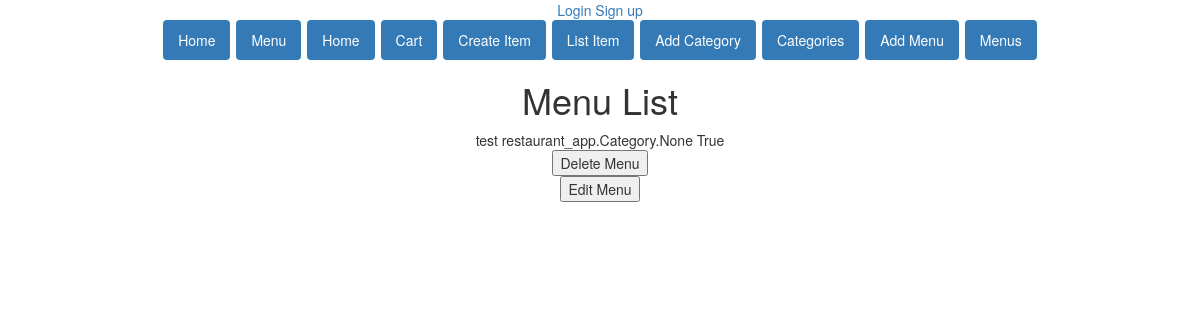
/menu_list/, run on an earlier commit of the app's database.
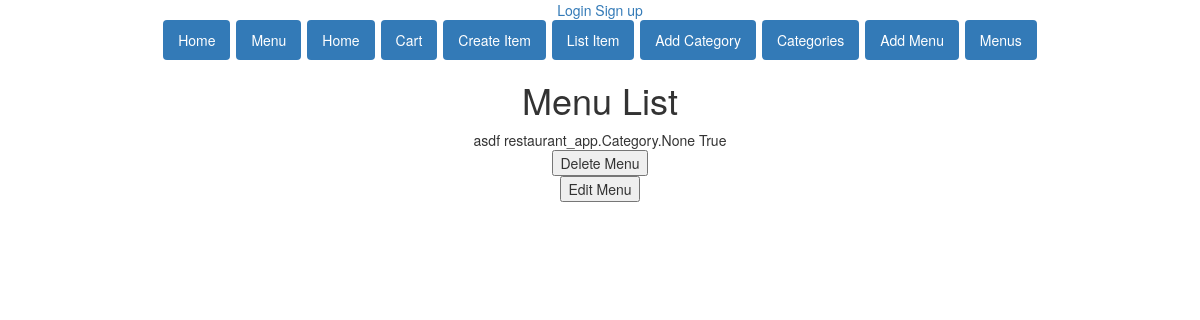
And on a later commit of the database.
### restaurant_app/models.py (models this page shows, shortened)
class Menu(models.Model):
    categories = models.ManyToManyField(Category)
    display = models.BooleanField()
    timestamp = models.DateTimeField(auto_now_add=True)
    name = models.CharField(max_length=30)

### restaurant_app/views.py (the view)
# urls.py: url(r'^menu_list/', MenuListView.as_view(template="menu_list.html"), name="menu_list"),
class MenuListView(ListView):
    model = Menu
    template = "menu_list.html"

### restaurant_app/templates/restaurant_app/menu_list.html (shortened to what this page needs)
{% extends 'base.html' %}
{% block body %}
    <h1>Menu List</h1>
{% for menu in object_list %}
    <div>{{ menu.name }} {{menu.categories}} {{menu.display}}
    <form method="POST" action="{% url 'restaurant_app:delete_menu' menu.id %}">
        <button type="submit">Delete Menu</button>
    </form>
    <form method="get" action="{% url 'restaurant_app:update_menu' menu.id %}">
        <button type="submit">Edit Menu</button>
    </form>
    {% endfor %}
    </div>
{% endblock %}

What changed in the data, as far as the page shows it:
changed Menu "restaurant_app.Category.None": name "test" → "asdf"
